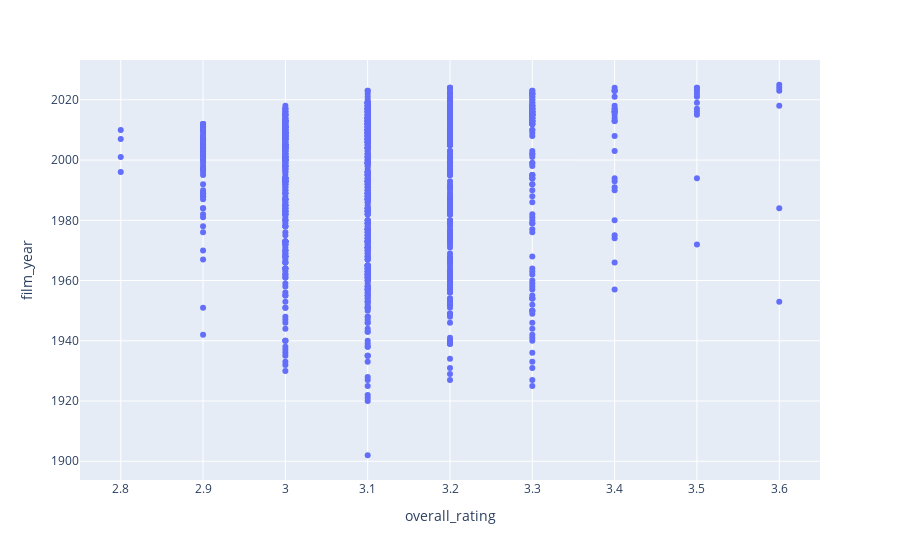

Notebook source saved alongside this figure:
### Markdown cell above
## Is there any correlation between the year of production and the overall rating?

### Code cell
fig = px.scatter(movies, x = 'overall_rating', y = 'film_year')
fig.show()

### Figure 1 — Plotly figure (JSON) as saved in the notebook; plotly's stock layout.template omitted (floating-point values rounded to 4 significant figures; data arrays with more than 128 entries replaced by an {"elided": "..."} marker saying what was removed)
{"data": [{"hovertemplate": "overall_rating=%{x}<br>film_year=%{y}<extra></extra>", "legendgroup": "", "marker": {"color": "#636efa", "symbol": "circle"}, "mode": "markers", "name": "", "orientation": "v", "showlegend": false, "type": "scatter", "x": {"elided": "1000 float values"}, "xaxis": "x", "y": {"elided": "1000 int values"}, "yaxis": "y"}], "layout": {"legend": {"tracegroupgap": 0}, "margin": {"t": 60}, "xaxis": {"anchor": "y", "domain": [0, 1], "title": {"text": "overall_rating"}}, "yaxis": {"anchor": "x", "domain": [0, 1], "title": {"text": "film_year"}}}}
